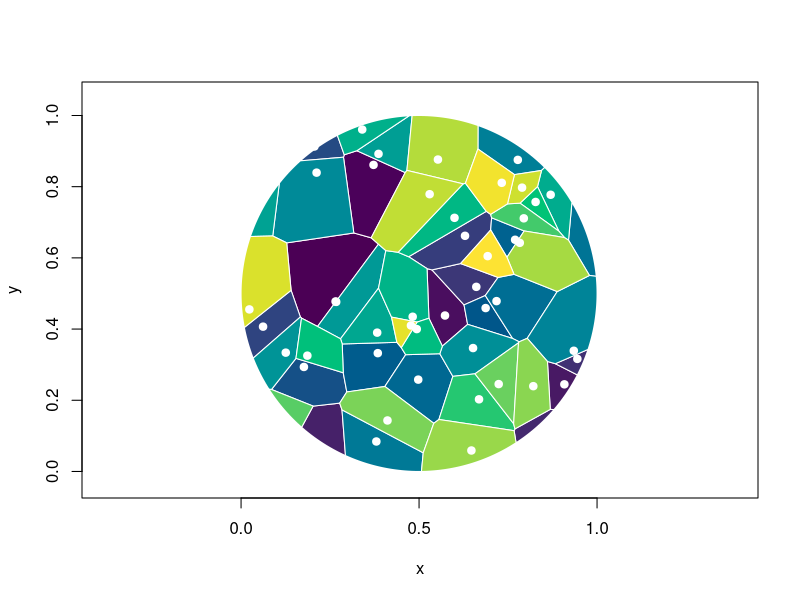

Source code (R):
# install.packages("deldir")
library(deldir)

# Data
set.seed(1)
x <- runif(50)
y <- runif(50)

# Calculate Voronoi Tesselation and tiles
tesselation <- deldir(x, y)
tiles <- tile.list(tesselation)

# Circle
s <- seq(0, 2 * pi, length.out = 3000)
circle <- list(x = 0.5 * (1 + cos(s)),
               y = 0.5 * (1 + sin(s)))

plot(tiles, pch = 19,
     col.pts = "white",
     border = "white",
     fillcol = hcl.colors(50, "viridis"),
     clipp = circle)
